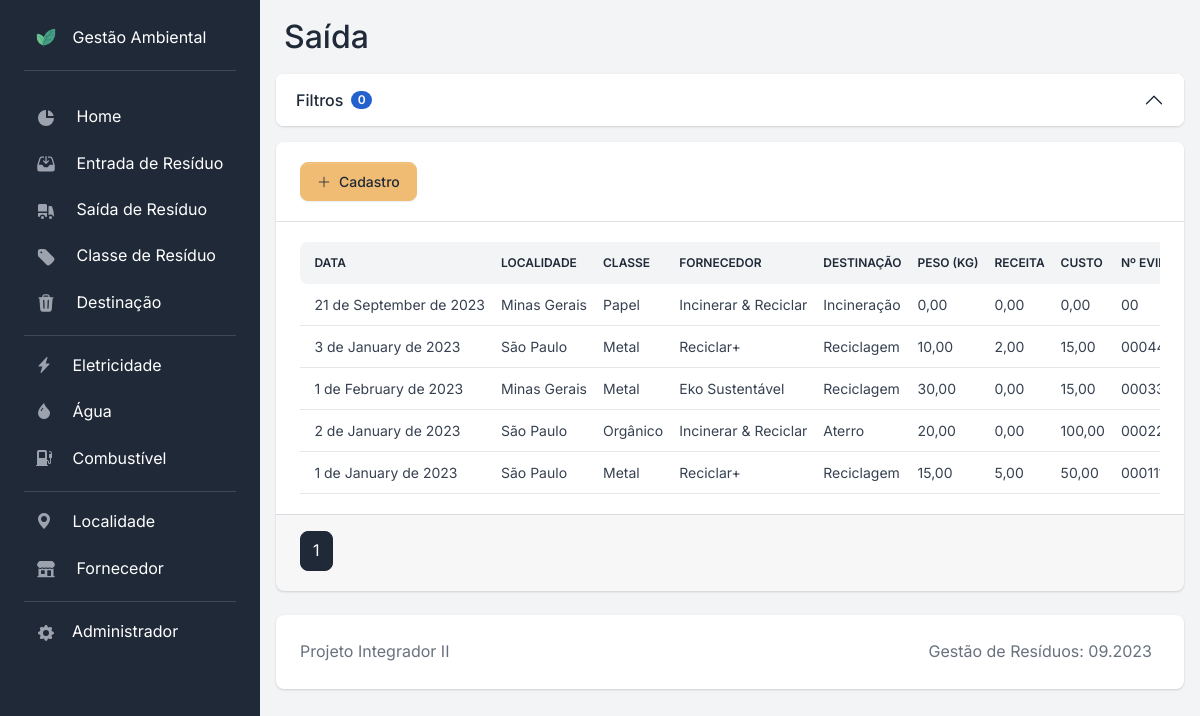
The page /saida/ on the database as committed earlier.
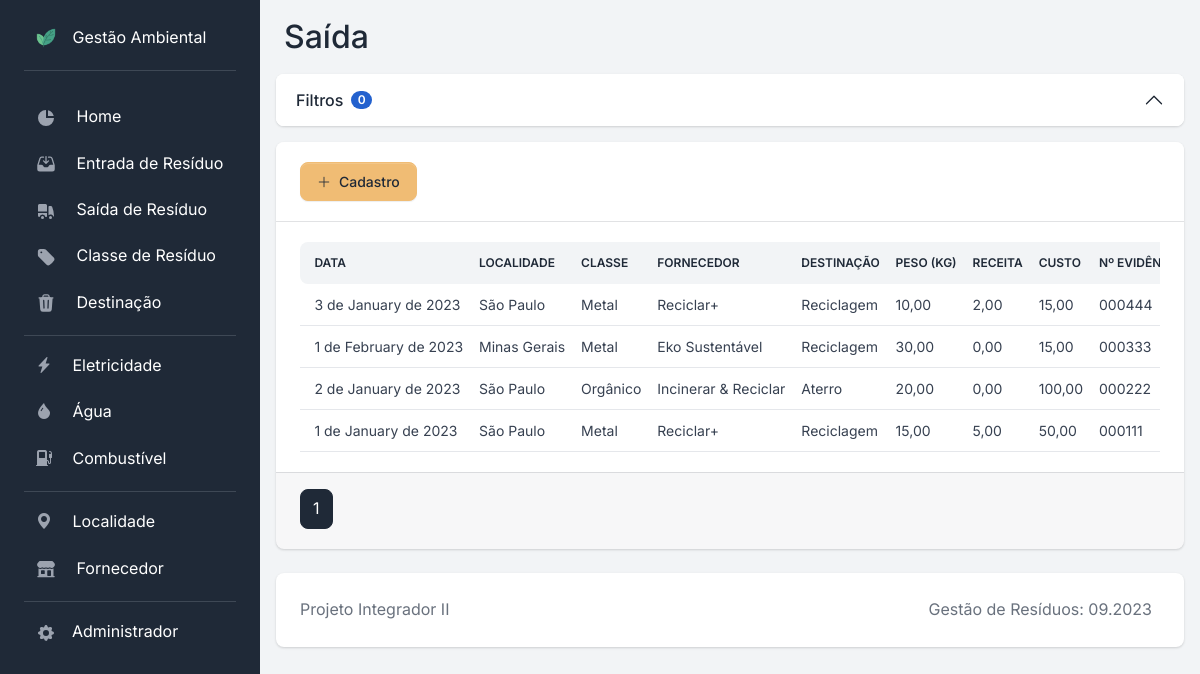
The same page on the database as committed later.
### apps/saida/models.py (models this page shows, shortened)
class Saida(models.Model):
    id_saida = models.AutoField(primary_key=True)
    id_classe = models.ForeignKey(
        Classe, models.DO_NOTHING, db_column="id_classe"
    )
    id_localidade = models.ForeignKey(
        Localidade, models.DO_NOTHING, db_column="id_localidade"
    )
    id_fornecedor = models.ForeignKey(
        Fornecedor, models.DO_NOTHING, db_column="id_fornecedor"
    )
    id_destinacao = models.ForeignKey(
        Destinacao, models.DO_NOTHING, db_column="id_destinacao"
    )
    data = models.DateField(null=False, blank=False)
    peso = models.DecimalField(
        max_digits=10, decimal_places=2, default=0, null=False, blank=False
    )
    receita = models.DecimalField(
        max_digits=10, decimal_places=2, default=0, null=False, blank=True
    )
    custo = models.DecimalField(
        max_digits=10, decimal_places=2, default=0, null=False, blank=True
    )
    n_evidencia = models.CharField(max_length=50)
    cdf = models.CharField(
        max_length=50,
        blank=True,
        default="",
    )
    class Meta:
        db_table = "saida"
        verbose_name = "Saída"
        verbose_name_plural = "Saídas"
        ordering = ["-id_saida"]

### apps/localidade/models.py (models this page shows)
class Localidade(models.Model):
    id_localidade = models.AutoField(primary_key=True)
    nome = models.CharField(max_length=50, blank=False, null=False)
    def __str__(self):
        return f"{self.nome}"
    class Meta:
        db_table = "localidade"
        verbose_name = "Localidade"
        verbose_name_plural = "Localidades"
        ordering = ["nome"]

### apps/classe/models.py (models this page shows)
class Classe(models.Model):
    id_classe = models.AutoField(primary_key=True)
    nome = models.CharField(max_length=50, null=False, blank=False)
    def __str__(self):
        return f"{self.nome}"
    class Meta:
        db_table = "classe"
        verbose_name = "Classe"
        verbose_name_plural = "Classes"
        ordering = ["nome"]

### apps/fornecedor/models.py (models this page shows)
class Fornecedor(models.Model):
    id_fornecedor = models.AutoField(primary_key=True)
    nome = models.CharField(max_length=50, null=False, blank=False)
    tp_fornecedor = models.CharField(max_length=50, null=False, blank=False)
    destinacao = models.ManyToManyField(
        Destinacao,
        db_table="fornecedor_destinacao",
        related_name="fornecedor",
        blank=True,
    )
    def __str__(self):
        return self.nome
    class Meta:
        db_table = "fornecedor"
        ordering = ["nome"]
        verbose_name = "Fornecedor"
        verbose_name_plural = "Fornecedores"

### apps/destinacao/models.py (models this page shows)
class Destinacao(models.Model):
    id_destinacao = models.AutoField(primary_key=True)
    nome = models.CharField(max_length=50, null=False, blank=False)
    def __str__(self):
        return self.nome
    class Meta:
        db_table = "destinacao"
        ordering = ["nome"]
        verbose_name = "Destinação"
        verbose_name_plural = "Destinações"

### apps/saida/views.py (the view)
# urls.py: path("", views.saida_index, name="saida"),
def saida_index(request):
    page_number = request.GET.get("page")
    saida_filter = SaidaFilter(request.GET, queryset=Saida.objects.all())
    saida_paginated = Paginator(saida_filter.qs, PAGESIZE)
    saida = saida_paginated.get_page(page_number)
    context = {
        "object_list": saida,
        "filter_form": saida_filter.form,
        "number_of_active_filters": count_active_filters(request, saida_filter),
    }
    return render(request, "saida/saida.html", context)

### apps/saida/filters.py (called while the page is built)
    def filter_cdf(self, queryset, name, value):
        if value:
            queryset = queryset.filter(**{f"{name}__exact": ""})
        return queryset

### apps/utils.py (called while the page is built)
def count_active_filters(request, form):
    active_filters = []
    for field in request.GET.items():
        if field[0] != "page" and field[0] in form.data.keys() and field[1] != "":
            active_filters.append(field[0])
    return len(active_filters)

### templatetags/is_checkbox.py (called while the page is built)
@register.filter(name="is_multiple_choice")
def is_multiple_choice(field):
    return isinstance(field.field.widget, CheckboxSelectMultiple)

### templates/saida/saida.html (shortened to what this page needs)
{% extends "base_card.html" %}
{% block title %}
    Saída
{% endblock title %}
{% block content %}
    <div class="table-responsive">
        <table class="table table-centered mb-0 rounded table-sm">
            <thead class="thead-light">
                <tr>
                    <th class="align-middle border-0 rounded-start">Data</th>
                    <th class="align-middle border-0">Localidade</th>
                    <th class="align-middle border-0">Classe</th>
                    <th class="align-middle border-0">Fornecedor</th>
                    <th class="align-middle border-0">Destinação</th>
                    <th class="align-middle border-0">Peso (kg)</th>
                    <th class="align-middle border-0">Receita</th>
                    <th class="align-middle border-0">Custo</th>
                    <th class="align-middle border-0">Nº Evidência</th>
                </tr>
            </thead>
            <tbody>
                {% for entry in object_list %}
                    <tr class="align-middle">
                        <td>{{ entry.data }}</td>
                        <td>{{ entry.id_localidade }}</td>
                        <td>{{ entry.id_classe }}</td>
                        <td>{{ entry.id_fornecedor }}</td>
                        <td>{{ entry.id_destinacao }}</td>
                        <td>{{ entry.peso }}</td>
                        <td>{{ entry.receita }}</td>
                        <td>{{ entry.custo }}</td>
                        <td>{{ entry.n_evidencia }}</td>
                    </tr>
                {% empty %}
                    <tr>
                        <td colspan="5">Nenhuma saida cadastrada</td>
                    </tr>
                {% endfor %}
            </tbody>
        </table>
    </div>
{% endblock content %}

Rows that differ between the two databases and show on the page:
removed Saida: data "21 de September de 2023", id_localidade "Minas Gerais", id_classe "Papel", id_fornecedor "Incinerar & Reciclar", id_destinacao "Incineração", peso "0,00", receita "0,00", custo "0,00", n_evidencia "00"
